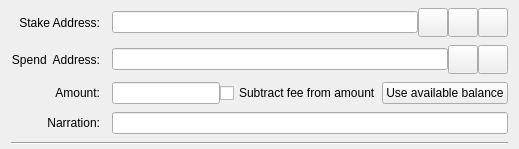
  <widget class="QFrame" name="SendCoins_cs">
   <property name="toolTip">
    <string>This is a payment to a coldstake script.</string>
   </property>
   <property name="frameShape">
    <enum>QFrame::NoFrame</enum>
   </property>
   <layout class="QGridLayout" name="gridLayout_cs">
    <property name="topMargin">
     <number>8</number>
    </property>
    <property name="bottomMargin">
     <number>4</number>
    </property>
    <property name="horizontalSpacing">
     <number>12</number>
    </property>
    <property name="verticalSpacing">
     <number>8</number>
    </property>
    <item row="3" column="1">
     <layout class="QHBoxLayout" name="horizontalLayoutAmount_cs" stretch="0,1,0">
      <item>
       <widget class="BitcoinAmountField" name="payAmount_cs"/>
      </item>
      <item>
       <widget class="QCheckBox" name="checkboxSubtractFeeFromAmount_cs">
        <property name="toolTip">
         <string>The fee will be deducted from the amount being sent. The recipient will receive less rhombus than you enter in the amount field. If multiple recipients are selected, the fee is split equally.</string>
        </property>
        <property name="text">
         <string>Subtract fee from amount</string>
        </property>
       </widget>
      </item>
      <item>
       <widget class="QPushButton" name="useAvailableBalanceButton_cs">
        <property name="text">
         <string>Use available balance</string>
        </property>
       </widget>
      </item>
     </layout>
    </item>
    <item row="1" column="0">
     <widget class="QLabel" name="spendAddrLabel">
      <property name="text">
       <string>Spend  Address:</string>
      </property>
      <property name="alignment">
       <set>Qt::AlignRight|Qt::AlignTrailing|Qt::AlignVCenter</set>
      </property>
      <property name="buddy">
       <cstring>addAsLabel</cstring>
      </property>
     </widget>
    </item>
    <item row="4" column="1">
     <widget class="QLineEdit" name="edtNarration_cs">
      <property name="toolTip">
       <string>A short message sent over the Rhombus network, encrypted if sending to a stealth address or in a blind or anon transaction.</string>
      </property>
      <property name="maxLength">
       <number>24</number>
      </property>
     </widget>
    </item>
    <item row="1" column="1">
     <layout class="QHBoxLayout" name="payToLayout2_cs">
      <property name="spacing">
       <number>0</number>
      </property>
      <item>
       <widget class="QValidatedLineEdit" name="spendAddr">
        <property name="toolTip">
         <string>The Rhombus address that will be able to spend the output (must be 256bit)</string>
        </property>
       </widget>
      </item>
      <item>
       <widget class="QToolButton" name="addressBookButton2_cs">
        <property name="toolTip">
         <string>Choose previously used address</string>
        </property>
        <property name="text">
         <string/>
        </property>
        <property name="icon">
         <iconset resource="../bitcoin.qrc">
          <normaloff>:/icons/address-book</normaloff>:/icons/address-book</iconset>
        </property>
        <property name="iconSize">
         <size>
          <width>22</width>
          <height>22</height>
         </size>
        </property>
        <property name="shortcut">
         <string>Alt+A</string>
        </property>
       </widget>
      </item>
      <item>
       <widget class="QToolButton" name="pasteButton2_cs">
        <property name="toolTip">
         <string>Paste address from clipboard</string>
        </property>
        <property name="text">
         <string/>
        </property>
        <property name="icon">
         <iconset resource="../bitcoin.qrc">
          <normaloff>:/icons/editpaste</normaloff>:/icons/editpaste</iconset>
        </property>
        <property name="iconSize">
         <size>
          <width>22</width>
          <height>22</height>
         </size>
        </property>
        <property name="shortcut">
         <string>Alt+P</string>
        </property>
       </widget>
      </item>
     </layout>
    </item>
    <item row="5" column="0" colspan="2">
     <widget class="Line" name="line_cs">
      <property name="orientation">
       <enum>Qt::Horizontal</enum>
      </property>
     </widget>
    </item>
    <item row="3" column="0">
     <widget class="QLabel" name="amountLabel_cs">
      <property name="text">
       <string>Amount:</string>
      </property>
      <property name="alignment">
       <set>Qt::AlignRight|Qt::AlignTrailing|Qt::AlignVCenter</set>
      </property>
      <property name="buddy">
       <cstring>payAmount_cs</cstring>
      </property>
     </widget>
    </item>
    <item row="0" column="0">
     <widget class="QLabel" name="stakeAddrLabel">
      <property name="text">
       <string>Stake Address:</string>
      </property>
      <property name="alignment">
       <set>Qt::AlignRight|Qt::AlignTrailing|Qt::AlignVCenter</set>
      </property>
      <property name="buddy">
       <cstring>stakeAddr</cstring>
      </property>
     </widget>
    </item>
    <item row="4" column="0">
     <widget class="QLabel" name="lblNarration_cs">
      <property name="text">
       <string>Narration:</string>
      </property>
      <property name="alignment">
       <set>Qt::AlignRight|Qt::AlignTrailing|Qt::AlignVCenter</set>
      </property>
      <property name="buddy">
       <cstring>edtNarration_cs</cstring>
      </property>
     </widget>
    </item>
    <item row="0" column="1">
     <layout class="QHBoxLayout" name="payToLayout_cs">
      <property name="spacing">
       <number>0</number>
      </property>
      <item>
       <widget class="QValidatedLineEdit" name="stakeAddr">
        <property name="toolTip">
         <string>The Rhombus address that will be able to stake the output</string>
        </property>
       </widget>
      </item>
      <item>
       <widget class="QToolButton" name="addressBookButton_cs">
        <property name="toolTip">
         <string>Choose previously used address</string>
        </property>
        <property name="text">
         <string/>
        </property>
        <property name="icon">
         <iconset resource="../bitcoin.qrc">
          <normaloff>:/icons/address-book</normaloff>:/icons/address-book</iconset>
        </property>
        <property name="iconSize">
         <size>
          <width>22</width>
          <height>22</height>
         </size>
        </property>
        <property name="shortcut">
         <string>Alt+A</string>
        </property>
       </widget>
      </item>
      <item>
       <widget class="QToolButton" name="pasteButton_cs">
        <property name="toolTip">
         <string>Paste address from clipboard</string>
        </property>
        <property name="text">
         <string/>
        </property>
        <property name="icon">
         <iconset resource="../bitcoin.qrc">
          <normaloff>:/icons/editpaste</normaloff>:/icons/editpaste</iconset>
        </property>
        <property name="iconSize">
         <size>
          <width>22</width>
          <height>22</height>
         </size>
        </property>
        <property name="shortcut">
         <string>Alt+P</string>
        </property>
       </widget>
      </item>
      <item>
       <widget class="QToolButton" name="deleteButton_cs">
        <property name="toolTip">
         <string>Remove this entry</string>
        </property>
        <property name="text">
         <string/>
        </property>
        <property name="icon">
         <iconset resource="../bitcoin.qrc">
          <normaloff>:/icons/remove</normaloff>:/icons/remove</iconset>
        </property>
        <property name="iconSize">
         <size>
          <width>22</width>
          <height>22</height>
         </size>
        </property>
       </widget>
      </item>
     </layout>
    </item>
   </layout>
  </widget>
